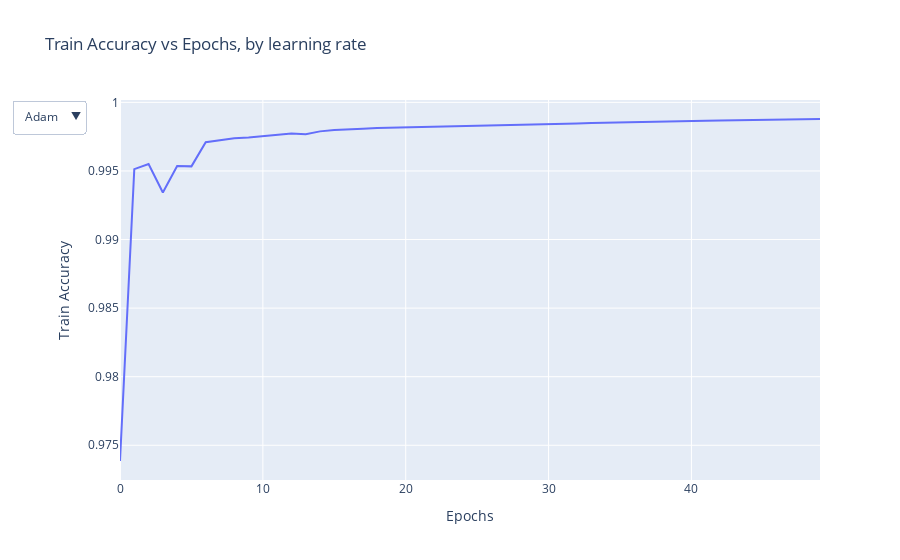

This figure's notebook cell:
### Code cell
num_datalines = sum(len(accs) for accs in train_accuracies.values())

traces = []
buttons = []

trace_counter = 0
for optimizer, accuracies_by_lr in train_accuracies.items():
    for lr, accuracy_array in accuracies_by_lr.items():
        traces.append(
            go.Scatter(
                x=list(range(len(accuracy_array))),
                y=accuracy_array,
                name=f"lr={lr}",
                visible=trace_counter == 0,
            )
        )
    buttons.append(
        dict(
            label=optimizer,
            method="update",
            args=[
                {
                    "visible": [False] * trace_counter
                    + [True] * len(accuracies_by_lr)
                    + [False] * (num_datalines - trace_counter - len(accuracies_by_lr))
                }
            ],
        )
    )
    trace_counter += len(accuracies_by_lr)

fig = go.Figure(
    data=traces,
    layout=go.Layout(
        title="Train Accuracy vs Epochs, by learning rate",
        xaxis=dict(title="Epochs"),
        yaxis=dict(title="Train Accuracy"),
        updatemenus=[dict(buttons=buttons, active=0, showactive=True)],
    ),
)

fig.show()

### Figure 1 — Plotly figure (JSON) as saved in the notebook; plotly's stock layout.template omitted (floating-point values rounded to 4 significant figures)
{"data": [{"name": "lr=0.01", "type": "scatter", "visible": true, "x": [0, 1, 2, 3, 4, 5, 6, 7, 8, 9, 10, 11, 12, 13, 14, 15, 16, 17, 18, 19, 20, 21, 22, 23, 24, 25, 26, 27, 28, 29, 30, 31, 32, 33, 34, 35, 36, 37, 38, 39, 40, 41, 42, 43, 44, 45, 46, 47, 48, 49], "y": [0.9739, 0.9951, 0.9955, 0.9934, 0.9954, 0.9953, 0.9971, 0.9972, 0.9974, 0.9974, 0.9976, 0.9976, 0.9977, 0.9977, 0.9979, 0.998, 0.9981, 0.9981, 0.9981, 0.9982, 0.9982, 0.9982, 0.9982, 0.9982, 0.9983, 0.9983, 0.9983, 0.9983, 0.9984, 0.9984, 0.9984, 0.9984, 0.9985, 0.9985, 0.9985, 0.9985, 0.9985, 0.9986, 0.9986, 0.9986, 0.9986, 0.9987, 0.9987, 0.9987, 0.9987, 0.9987, 0.9987, 0.9988, 0.9988, 0.9988]}], "layout": {"title": {"text": "Train Accuracy vs Epochs, by learning rate"}, "updatemenus": [{"active": 0, "buttons": [{"args": [{"visible": [true]}], "label": "Adam", "method": "update"}], "showactive": true}], "xaxis": {"title": {"text": "Epochs"}}, "yaxis": {"title": {"text": "Train Accuracy"}}}}
